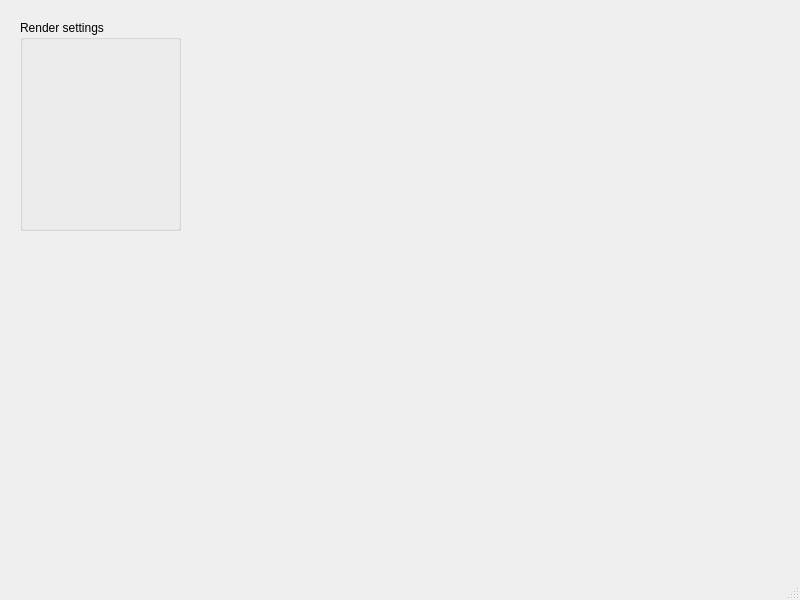
<?xml version="1.0" encoding="UTF-8"?>
<ui version="4.0">
 <class>PreviewWindow</class>
 <widget class="QMainWindow" name="PreviewWindow">
  <property name="geometry">
   <rect>
    <x>0</x>
    <y>0</y>
    <width>800</width>
    <height>600</height>
   </rect>
  </property>
  <property name="windowTitle">
   <string>MainWindow</string>
  </property>
  <widget class="QWidget" name="centralwidget">
   <widget class="QGroupBox" name="groupBox">
    <property name="geometry">
     <rect>
      <x>20</x>
      <y>20</y>
      <width>161</width>
      <height>211</height>
     </rect>
    </property>
    <property name="title">
     <string>Render settings</string>
    </property>
   </widget>
  </widget>
  <widget class="QMenuBar" name="menubar">
   <property name="geometry">
    <rect>
     <x>0</x>
     <y>0</y>
     <width>800</width>
     <height>22</height>
    </rect>
   </property>
  </widget>
  <widget class="QStatusBar" name="statusbar"/>
 </widget>
 <resources/>
 <connections/>
</ui>
